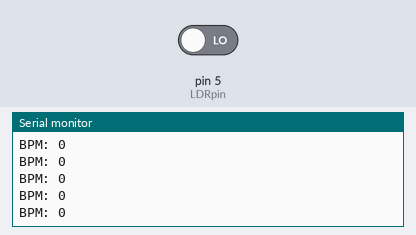
Bench run of a sketch on a simulated Arduino Uno, built with avr-gcc and run on an emulated ATmega328P. Shown: the last lines printed to the serial monitor. The test bench sets the inputs (shaded band); at power-on: pin 5 (LDRpin) LOW.

Above: at 1.2 s.
1.3 s: pin 5 (LDRpin) driven HIGH
At 1.31 s:
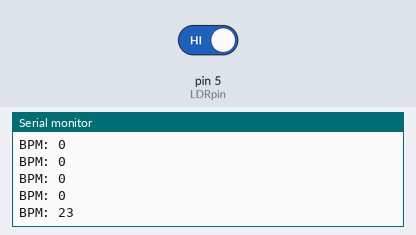
2.8 s: pin 5 (LDRpin) driven LOW
At 2.91 s:
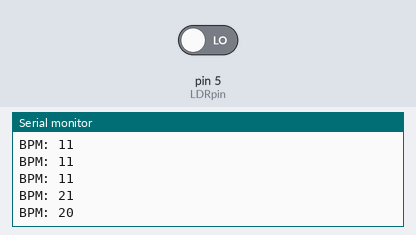
Timing chart, 0 to 5.8 s (numbered marks = the images above; inputs shaded):
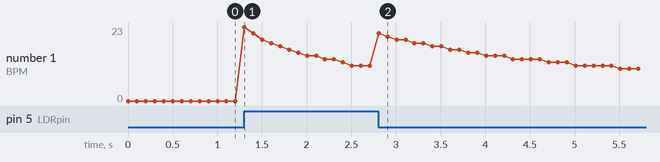

The sketch:

heartbeat_v3.ino
```cpp
#define LDRpin 5    // pin where we connect LDR and resistor, this is a digital pin

int LDRValue = 0;   // result of reading the analog pin
int BPM = 0;        //This variable will keep track of the current BPM of the baby, which must be between 60 and 240
int Beats = 0;      //This is not actually the beats, but the times that the light switches to another states. You could argue this is a bug, but we will correct this in the calculation
int myTime = 0;     //THis variable will be set for each calculation as the time passed since the program started
int previous_value = 0; //This we keep track of the value from the previous loop, to see the comparison

void setup() {
  Serial.begin(9600); // sets serial port for communication, to read on your pc
  previous_value = digitalRead(LDRpin); //For the first time we run the loop we don't have a accurate value, so we need to set the previous value one time.
}

void loop() {
  LDRValue = digitalRead(LDRpin);     // read the value from the LDR
  if(LDRValue != previous_value){     // Checks of the hearbeat has changed from last time
    Beats = Beats+1;                  // If it has it adds a beat, there is a bug in this because we add twice as much beats as actually happened. This makes it more accurate. But we need to compensate for this in the actual calculation.
  }
  myTime = millis();                  // Asks the time that the program is running and saves it in the variable mytime. It is called mytime, because if you just use time you call a build in function.
  BPM = (Beats/(myTime*0.001)*60)/2;  // The actual calculation, which should be beats/time. However the time is in miliseconds so you need to multiply by a thousand and by 60 to make it a value in minutes. The reason for the times 2 afterwards is explained in the beats++ line>

  // Serial.print("Beats: ");         // These statements are used to debug if neccesarry the output will be on the serial monitor.
  // Serial.println(Beats);
  // Serial.print("Time: ");
  // Serial.println(myTime);
  // Serial.print("Previous: ");
  // Serial.println(previous_value);
  // Serial.println(LDRValue);      // print the value to the serial portx

  Serial.print("BPM: ");
  Serial.println(BPM);              // Here the actual value gets printed


  previous_value =LDRValue;      // Set the previous vale to the current loop for next loop
  delay(100);                    // wait a little

}
```

Measured:
- after the input at 1.3 s, the serial monitor: prints a new line at once (image 1)
- after the input at 2.8 s, the serial monitor: prints a new line after 0.11 s (image 2)
- plotted number 1: 0 → 11 after the input at 1.3 s
